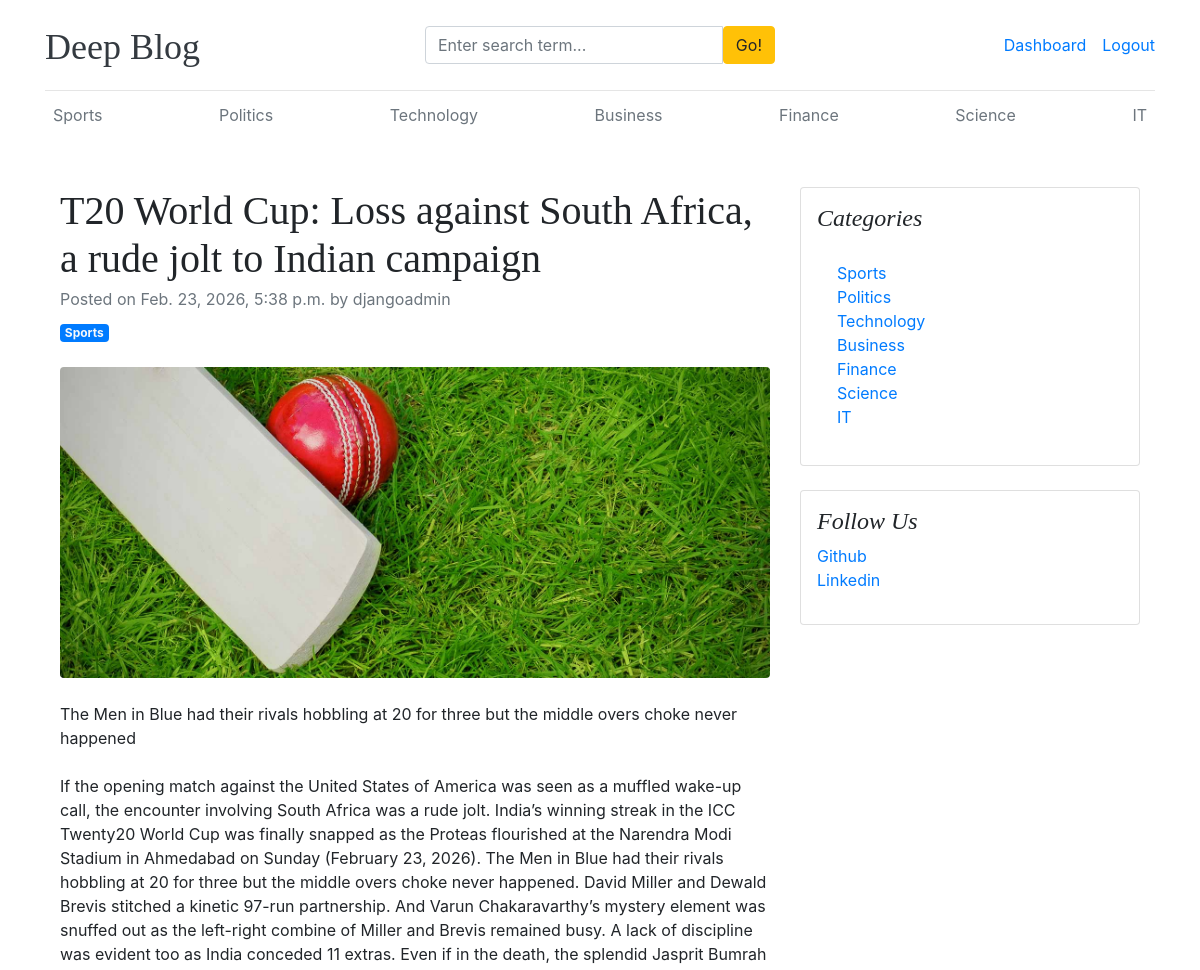
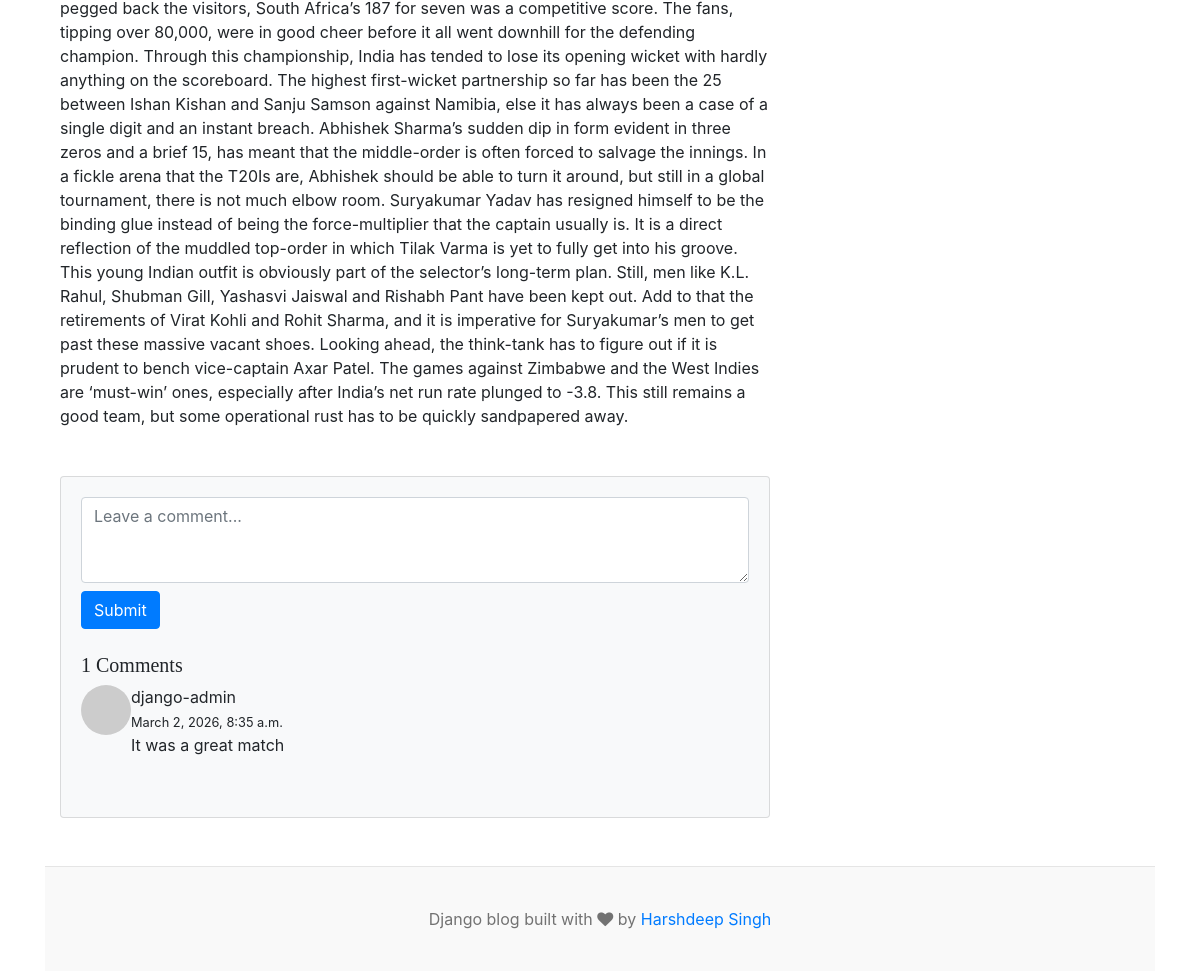
/blogs/t20-world-cup-loss-against-south-africa-a-rude-jolt-to-indian-campaign/ (signed in), run on the app's committed database (2 pictures, top to bottom).
### blogs/models.py (models this page shows, shortened)
class Category(models.Model):
    name = models.CharField(max_length=100, unique=True)
    created_at = models.DateTimeField(auto_now_add=True)
    updated_at = models.DateTimeField(auto_now=True)
    class Meta:
        verbose_name = 'Category'
        verbose_name_plural = 'Categories'
    def __str__(self):
        return self.name

class Blog(models.Model):
    title = models.CharField(max_length=200)
    slug = models.SlugField(max_length=150, unique=True, blank=True)
    category = models.ForeignKey(Category, on_delete=models.CASCADE)
    author = models.ForeignKey(User, on_delete=models.CASCADE)
    featured_image = models.ImageField(upload_to='blogs/featured_images/%Y/%m/%d/')
    short_description = models.TextField(max_length=500)
    blog_body = models.TextField(max_length=10000)
    status = models.CharField(max_length=20, choices=STATUS_CHOICES, default="Draft")
    is_featured = models.BooleanField(default=False)
    created_at = models.DateTimeField(auto_now_add=True)
    updated_at = models.DateTimeField(auto_now=True)

class Comment(models.Model):
    user = models.ForeignKey(User, on_delete=models.CASCADE)
    blog = models.ForeignKey(Blog, on_delete=models.CASCADE)
    comment = models.TextField(max_length=1000)
    created_at = models.DateTimeField(auto_now_add=True)
    updated_at = models.DateTimeField(auto_now=True)

### assign/models.py (models this page shows, shortened)
class SocialLink(models.Model):
    platform = models.CharField(max_length=25)
    link = models.URLField(max_length=100)
    created_at = models.DateTimeField(auto_now_add=True)
    updated_at = models.DateTimeField(auto_now=True)
    class Meta:
        verbose_name = 'SocialLink'
        verbose_name_plural = 'SocialLink'

### blogs/views.py (the view, shortened to what this page needs)
# urls.py: path('blogs/<slug:slug>/', post_detail, name='post_detail'),
def post_detail(request, slug):
    single_blog = get_object_or_404(Blog, slug=slug, status="Published")
    comments = Comment.objects.filter(blog=single_blog).order_by('-created_at')
    comment_count = comments.count()
    form = CommentForm()
    context = {
        'single_blog': single_blog,
        'categories': Category.objects.all(),
        'comments': comments,
        'comment_count': comment_count,
        'form': form,
    }
    return render(request, 'post_detail.html', context)

### blogs/forms.py
class CommentForm(forms.ModelForm):
    class Meta:
        model = Comment
        fields = ('comment',)
        widgets = {
            'comment': forms.Textarea(attrs={'class': 'form-control', 'placeholder': 'Leave a comment...', 'rows': 3}),
        }

### blogs/context_processors.py (called while the page is built)
def get_all_categories(request):
    categories = Category.objects.all()
    return dict(categories=categories)

def get_social_links(request):
    social_links = SocialLink.objects.all()
    return dict(social_links=social_links)

### templates/post_detail.html (shortened to what this page needs)
{% extends 'base.html' %}
{% block content %}
<div class="container mt-5">
    <div class="row">
        <div class="col-lg-8">
            <article>
                <header class="mb-4">
                    <h1 class="fw-bolder mb-1">{{single_blog.title}}</h1>
                    <div class="text-muted fst-italic mb-2">Posted on {{single_blog.created_at}} by
                        {{single_blog.author}}</div>
                    <a class="badge bg-primary text-decoration-none text-light" href="#!">{{single_blog.category}}</a>
                </header>
                <figure class="mb-4"><img class="img-fluid rounded" src="{{single_blog.featured_image.url}}"
                        alt="..." /></figure>
                <section class="mb-5">
                    <p class="fs-5 mb-4">{{single_blog.short_description}}</p>
                    <p class="fs-5 mb-4">{{single_blog.blog_body}}</p>
                </section>
                <section class="mb-5">
                    <div class="card bg-light">
                        <div class="card-body">
                            {% if user.is_authenticated %}
                            <form class="mb-4" method="POST">
                                {{ form.comment }}
                                <button type="submit" class="btn btn-primary mt-2">Submit</button>
                            </form>
                            {% else %}
                            <p>Please <a href="{% url 'login' %}">login</a> to write a comment.</p>
                            {% endif %}
                            {% if comments %}
                            <h5>{{ comment_count }} Comments</h5>
                            {% for comment in comments %}
                            <div class="d-flex mb-4">
                                <div class="flex-shrink-0"><img class="rounded-circle"
                                        src="https://dummyimage.com/50x50/ced4da/6c757d.jpg" alt="..." /></div>
                                <div class="ms-3">
                                    <div class="fw-bold">{{ comment.user.username }}</div>
                                    <small>{{ comment.created_at }}</small>
                                    <p>{{ comment.comment }}</p>
                                </div>
                            </div>
                            {% endfor %}
                            {% else %}
                            <p>No comments yet. Be the first to comment!</p>
                            {% endif %}
                        </div>
                    </div>
                </section>
            </article>
        </div>
        <div class="col-lg-4">
            <div class="card mb-4 p-3">
                <h4 class="font-italic">Categories</h4>
                <div class="card-body">
                    <div class="row">
                        <div class="col-sm-6">
                            <ul class="list-unstyled mb-0">
                                {% for cat in categories %}
                                <li><a href="{% url 'posts_by_category' cat.id %}">{{cat.name}}</a></li>
                                {% endfor %}
                            </ul>
                        </div>
                    </div>
                </div>
            </div>
            <div class="card mb-4 p-3">
                <h4 class="font-italic">Follow Us</h4>
                <ol class="list-unstyled">
                    {% for link in social_links %}
                    <li><a href="{{link.link}}">{{link.platform}}</a></li>
                    {% endfor %}
                </ol>
            </div>
        </div>
    </div>
</div>
{% endblock %}

### templates/base.html (shortened to what this page needs)
{% load static %}
<!DOCTYPE html>
<html lang="en">
<head>
    <link href="https://getbootstrap.com/docs/4.0/dist/css/bootstrap.min.css" rel="stylesheet">
    <link href="{% static 'css/blog.css' %}" rel="stylesheet">
    <link rel="stylesheet" href="https://cdnjs.cloudflare.com/ajax/libs/font-awesome/4.7.0/css/font-awesome.min.css">
</head>
<body>
    <div class="container">
        <header class="blog-header py-3">
            <div class="row flex-nowrap justify-content-between align-items-center">
                <div class="col-4 pt-1">
                    <a class="blog-header-logo text-dark" href="/">Deep Blog</a>
                </div>
                <div class="col-4">
                    <form action="{% url 'search' %}" method="get">
                        <div class="input-group">
                        <input class="form-control" type="text" placeholder="Enter search term..." aria-label="Enter search term..." aria-describedby="button-search" name="keyword" />
                        <button type="submit" class="btn btn-warning" id="button-search">Go!</button>
                    </div>
                    </form>
                </div>
                <div class="col-4 d-flex justify-content-end align-items-center">
                    {% if not user.is_authenticated %}
                    <a class="btn btn-sm btn-warning" href="{% url 'login' %}">Sign in</a> &nbsp;
                    <a class="btn btn-sm btn-outline-secondary" href="{% url 'register' %}">Register</a>
                    {% else %}
                    <span><a href="{% url 'dashboard' %}">Dashboard</a></span>
                    <span><a href="{% url 'logout' %}"> Logout </a></span>
                    {% endif %}
                </div>
            </div>
        </header>
        <div class="nav-scroller py-1 mb-2">
            <nav class="nav d-flex justify-content-between">
                {% for category in categories %}
                <a class="p-2 text-muted" href="{% url 'posts_by_category' category.id %}">{{ category.name }}</a>
                {% endfor %}
            </nav>
        </div>
{% block content %}
{% endblock %}
  <footer class="blog-footer">
        <p>Django blog built with <i class="fa fa-heart"></i> by <a href="#">Harshdeep Singh</a></p>
    </footer>

### static/css/blog.css (style rules this page uses)
.blog-header { border-bottom: 1px solid #e5e5e5; }
.blog-header-logo { font-family: "Playfair Display", Georgia, "Times New Roman", serif; font-size: 2.25rem; }
h1, h2, h3, h4, h5, h6 { font-family: "Playfair Display", Georgia, "Times New Roman", serif; }
.blog-footer { padding: 2.5rem 0; color: #727272; text-align: center; background-color: #f9f9f9; border-top: .05rem solid #e5e5e5; }
.blog-footer p:last-child { margin-bottom: 0; }

### data on the page
Category: name "Sports"
Category: name "Politics"
Category: name "Technology"
Category: name "Business"
Category: name "Finance"
Category: name "Science"
Category: name "IT"
Blog: title "T20 World Cup: Loss against South Africa, a rude jolt to Indian campaign", created_at "Feb. 23, 2026, 5:38 p.m.", author "djangoadmin", category "Sports", featured_image (picture), short_description "The Men in Blue had their rivals hobbling at 20 for three but the middle overs choke never happened", blog_body "If the opening match against the United States of America was seen as a muffled wake-up call, the encounter involving South Africa was a rude jolt. India’s winning streak in the ICC Twenty20 World Cup was finally snapped as the Proteas flourished at the Narendra Modi Stadium in Ahmedabad on Sunday (February 23, 2026). The Men in Blue had their rivals hobbling at 20 for three but the middle overs choke never happened. David Miller and Dewald Brevis stitched a kinetic 97-run partnership. And Varun Chakaravarthy’s mystery element was snuffed out as the left-right combine of Miller and Brevis remained busy. A lack of discipline was evident too as India conceded 11 extras. Even if in the death,…"
Comment: user.username "django-admin", created_at "March 2, 2026, 8:35 a.m.", comment "It was a great match"
SocialLink: platform "Github"
SocialLink: platform "Linkedin"

### other printed values
{{ comment_count }} "1"
